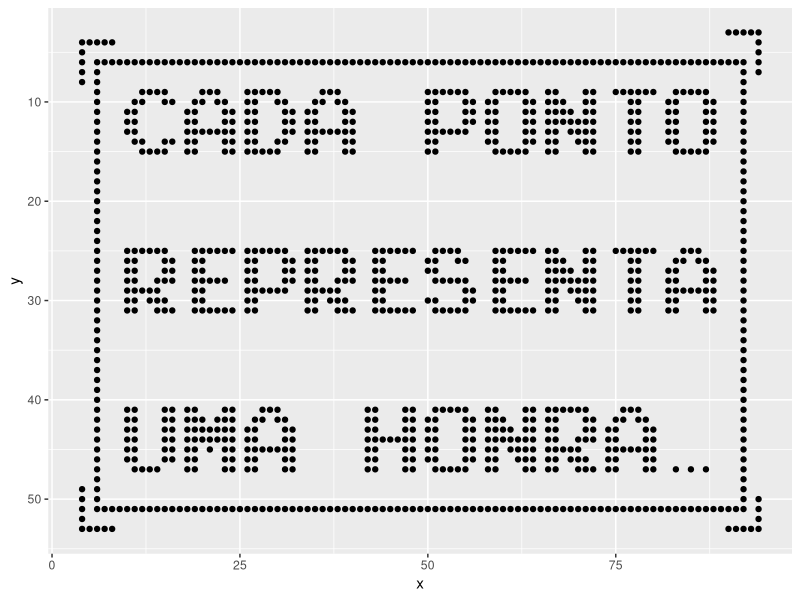

Write the R code that produced this figure. (Note: this script raises an error after producing the figure.)
library(tidyverse)
library(readxl)
#library(jsonlite)

grid <- read_excel("./R_prep_vis/grid_letras.xlsx", sheet = "export_honras_2")

new_grid <- as.data.frame(grid[,-1])

gera_grid <- function(grid_inicial) {
  
  coordenadas <- data.frame()
  
  n <- 1
  
  for (x in 1:dim(grid_inicial)[2]) {
    for (y in 1:dim(grid_inicial)[1]) {
      if (!is.na(grid_inicial[y,x])) {
        #print(paste(y,x))
        coordenadas[n,1] <- x
        coordenadas[n,2] <- y
        n <- n+1
      }
    }
  }
  
  coordenadas_export <- coordenadas %>%
    rename(x = V1,
           y = V2) %>%
    mutate(nome = paste("bolha", row_number()))
  
  return(coordenadas_export)
}


exportar <- gera_grid(new_grid)
#exportar_copy <- exportar[824,]

#exportar <- bind_rows(exportar, exportar_copy)
# exportar <- exportar[1:825-757,] %>%
#   mutate(nome = paste("bolha", row_number()))

ggplot(exportar, aes(x = x, y = y)) + geom_point()  + scale_y_reverse()
#jsonlite::write_json(exportar, "grid_honras.json")
write.csv(exportar, file = "webpage/dados/grid_honras.csv")

## experimentos

max(exportar$y)

ggplot(exportar, aes(x, y)) + geom_raster() + scale_y_reverse()
ggplot(exportar, aes(x, y)) + geom_point(size = 4) + scale_y_reverse()
ggplot(exportar, aes(x, y)) + geom_hex(bins = c(43,52)) + scale_y_reverse()
ggplot(exportar, aes(x, y)) + geom_polygon(aes(group = nome)) + scale_y_reverse()

# cores
coral        <- rgb(255/255, 99/255, 79/255)
amarelo      <- rgb(255/255,227/255, 76/255)
cinza_claro  <- rgb(183/255,177/255,165/255)
cinza_medio  <- rgb(118/255,113/255,107/255)
cinza_escuro <- rgb( 51/255, 51/255, 51/255)

cores <- c(coral, amarelo, cinza_claro, cinza_medio, cinza_escuro)

exportar_cores <- exportar %>% rowwise() %>% mutate(cor = sample(cores, 1))

ggplot(exportar_cores, aes(x, y, color = cor)) + geom_point(size = 2) + scale_y_reverse() + scale_color_identity()
ggplot(exportar_cores, aes(x, y, fill = cor)) + geom_raster() + scale_y_reverse() + scale_fill_identity()


logo <- ggplot(exportar_cores, aes(x, y)) + geom_tile(fill = cinza_medio, color = cinza_escuro) + scale_y_reverse() + theme_minimal() + theme(axis.title = element_blank(), axis.text = element_blank(), axis.line = element_blank(), panel.grid = element_blank())

ggsave(logo, filename = "logo_px.png", width = 5.2, height = 4.3, dpi = 300, type = "cairo-png", bg = "transparent")
